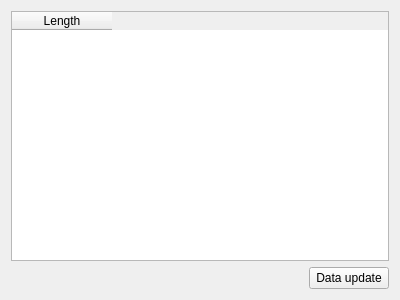
<?xml version="1.0" encoding="UTF-8"?>
<ui version="4.0">
 <class>Length_value_view_widget_form</class>
 <widget class="QWidget" name="Length_value_view_widget_form">
  <property name="geometry">
   <rect>
    <x>0</x>
    <y>0</y>
    <width>400</width>
    <height>300</height>
   </rect>
  </property>
  <property name="windowTitle">
   <string>Form</string>
  </property>
  <layout class="QVBoxLayout" name="verticalLayout">
   <item>
    <widget class="QTableWidget" name="table_">
     <property name="sizePolicy">
      <sizepolicy hsizetype="Preferred" vsizetype="Preferred">
       <horstretch>0</horstretch>
       <verstretch>0</verstretch>
      </sizepolicy>
     </property>
     <property name="dragDropOverwriteMode">
      <bool>false</bool>
     </property>
     <column>
      <property name="text">
       <string>Length</string>
      </property>
     </column>
    </widget>
   </item>
   <item>
    <layout class="QHBoxLayout" name="horizontalLayout">
     <item>
      <spacer name="horizontalSpacer">
       <property name="orientation">
        <enum>Qt::Horizontal</enum>
       </property>
       <property name="sizeType">
        <enum>QSizePolicy::MinimumExpanding</enum>
       </property>
       <property name="sizeHint" stdset="0">
        <size>
         <width>40</width>
         <height>20</height>
        </size>
       </property>
      </spacer>
     </item>
     <item>
      <widget class="QPushButton" name="update_button_">
       <property name="text">
        <string>Data update</string>
       </property>
      </widget>
     </item>
    </layout>
   </item>
  </layout>
 </widget>
 <resources/>
 <connections/>
</ui>
